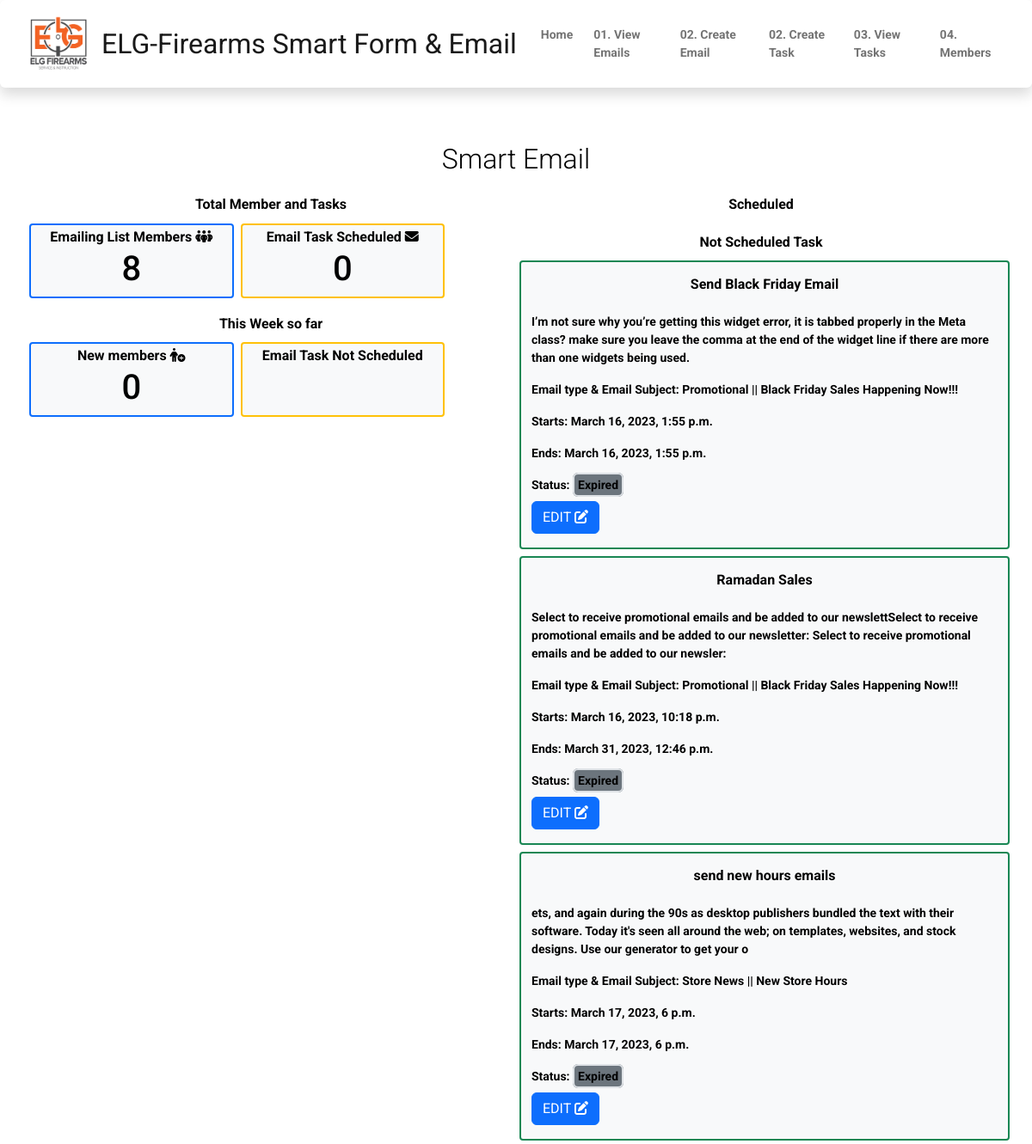
The app's page /master/stop_task/29 with its own data.
### smart_emailApp/models.py (models this page shows, shortened)
class EmailTask(models.Model):
    task_type = (
        ('Once', 'Once'),
        ('Daily', 'Daily'),
        ('Weekly', 'Weekly'),
        ('Monthly', 'Monthly'),
    )
    task_status = (
        ('Scheduled', 'Scheduled'),
        ('STOPPED', 'STOPPED'),
        ('Not Scheduled', 'Not Scheduled'),
        ('Expired', 'Expired'),
    )
    priority_level = (
        ('Low', 'Low'),
        ('Medium', 'Medium'),
        ('High', 'High'),
    )
    task_name = models.CharField(max_length=200)
    task_occurence = models.CharField(max_length=50, choices=task_type, null=True, blank=True)
    task_description = models.TextField(max_length=200)
    recipients = models.CharField(max_length=1000)
    sender = models.EmailField()
    emailToSend = models.ForeignKey(Emails, on_delete=models.CASCADE, null=True, blank=True)
    created_at = models.DateTimeField(auto_now_add=True)
    date_from = models.DateTimeField()
    date_to_sending = models.DateTimeField()
    status = models.CharField(max_length=50, choices=task_status, null=True, blank=True)
    priority = models.CharField(max_length=50, choices=priority_level, null=True, blank=True)
    error_message = models.TextField(null=True, blank=True)
    updated_at = models.DateField(auto_now=True, null=True, blank=True)

class Emails(models.Model):
    email_type = (
        ('Promotional', 'Promotional'),
        ('Store News', 'Store News'),
        ('Seasonal Sales', 'Seasonal Sales'),
    )
    subject = models.CharField(max_length=100)
    body = models.TextField(max_length=1000)
    emailtype = models.CharField(max_length=50, choices=email_type, null=True)
    product1_image = models.ImageField(upload_to="email_imageAttachment/", null=True, blank=True, default=None)
    product1_name = models.CharField(max_length=60, null=True, blank=True)
    product1_description = models.CharField(max_length=200, null=True, blank=True)
    product1_link = models.URLField(max_length=100, null=True, blank=True)
    product2_image = models.ImageField(upload_to="email_imageAttachment/", null=True, blank=True, default=None)
    product2_name = models.CharField(max_length=60, null=True, blank=True)
    product2_description = models.CharField(max_length=200, null=True, blank=True)
    product2_link = models.URLField(max_length=100, null=True, blank=True)
    product3_image = models.ImageField(upload_to="email_imageAttachment/", null=True, blank=True, default=None)
    product3_name = models.CharField(max_length=60, null=True, blank=True)
    product3_description = models.CharField(max_length=200, null=True, blank=True)
    product3_link = models.URLField(max_length=100, null=True, blank=True)
    product4_image = models.ImageField(upload_to="email_imageAttachment/", null=True, blank=True, default=None)
    product4_name = models.CharField(max_length=60, null=True, blank=True)
    product4_description = models.CharField(max_length=200, null=True, blank=True)
    product4_link = models.URLField(max_length=100, null=True, blank=True)
    created_at = models.DateTimeField(auto_now_add=True)
    updated_at = models.DateField(auto_now=True, null=True, blank=True)
    def __str__(self):
        return f'{self.emailtype} || {self.subject}'

### smart_emailApp/views.py (the view)
# urls.py: path('stop_task/<int:id>', views.stop_task, name='stop_task'),
def stop_task(request, id):
    members_count = User.objects.count()
    today = datetime.today()
    thirty_days_ago = today - timedelta(days=7)
    last7days = User.objects.filter(created_at__gte=thirty_days_ago).count()
    numberOf_scheduled_tasks = EmailTask.objects.filter(status="Scheduled").count()
    only_scheduled_tasks = EmailTask.objects.filter(status="Scheduled")
    from django.db.models import Q
    not_scheduled_tasks = EmailTask.objects.filter(Q(status='Not Scheduled') | Q(status='Expired'))
    context = {
        "members_count": members_count,
        "last7days": last7days,
        "numberOf_scheduled_tasks": numberOf_scheduled_tasks,
        'only_scheduled_tasks': only_scheduled_tasks,
        'not_scheduled_tasks': not_scheduled_tasks
    }
    EmailTask.objects.filter(id=id).update(status="STOPPED")
    return render(request, 'smartemail/master_home.html', context)

### templates/smartemail/master_home.html (shortened to what this page needs)
{% extends "nav.html" %}
{% load static %}
{% block navbar %}
    <div class="container">
        <div class="row text-black">
            <h4 class="text-center p-3 lead fs-2"> Smart Email </h4>
            <div class="col-6">
                <div class="row mb-2">
                    <h6 class="text-center fw-bold"> Total Member and Tasks  </h6>
                    <div class="col-5 bg-light m-1 border border-primary border-2  rounded-1">
                        <h6 class="text-center m-1 fw-bold"> Emailing List Members <i class="fa-solid fa-people-group"></i></h6>
                        <h1 class="text-black text-center">{{ members_count }}</h1>
                    </div>
                    <div class="col-5 bg-light m-1 border border-warning border-2  rounded-1">
                        <h6 class="text-center m-1 fw-bold"> Email Task Scheduled <i class="fa-solid fa-envelope"></i> </h6>
                        <h1 class="text-black text-center">{{ numberOf_scheduled_tasks }}</h1>
                    </div>
                </div>
                <div class="row mt-3">
                    <h6 class="text-center fw-bold"> This Week so far </h6>
                    <div class="col-5 bg-light m-1 border border-primary border-2  rounded-1">
                        <h6 class="text-center m-1 fw-bold"> New members <i class="fa-solid fa-person-circle-plus"></i> </h6>
                        <h1 class="text-black text-center">{{ last7days }}</h1>
                    </div>
                    <div class="col-5 bg-light m-1 border border-warning border-2  rounded-1">
                        <h6 class="text-center m-1 fw-bold"> Email Task Not Scheduled</h6>
                    </div>
                </div>
            </div>
            <div class="col-6">
                <div class="row mb-3">
                    <h6 class="text-center fw-bold">Scheduled </h6>
                </div>
                <div class="row mt-3">
                    <h6 class="text-center fw-bold"> Not Scheduled Task  </h6>
                    {% for task in not_scheduled_tasks %}
                        <div class="col-12 bg-light m-1 border border-success border-2 rounded-1 text-black ">
                            <h6 class="text-center fw-bolder p-3"> {{ task.task_name}} </h6>
                            <p class="fw-bold">
                                {{ task.task_description }}
                            </p>
                            <p class="fw-bold"> Email type & Email Subject:  <span class="text-black">  {{ task.emailToSend }}</span></p>
                            <p class="fw-bold"> Starts:<span class="text-black">  {{ task.date_from }}</span> </p>
                            <p  class="fw-bold"> Ends:<span class="text-black">   {{ task.date_to_sending }}</span> </p>
                            <div class="pb-2 fw-bold">Status: <span class="p-1 fw-bold bg-secondary border rounded">{{ task.status }}</span></div>
                            <a class="btn btn-primary mb-3" href="{% url 'edit_task' task.id  %}"> EDIT  <i class="fa-solid fa-pen-to-square"></i></a>
                        </div>
                    {% endfor %}
                </div>
            </div>
        </div>
    </div>
{% endblock %}

### static/css/base.css (style rules this page uses)
body, .navbar, .dropdown-menu { background-color: white !important; font-family: 'Roboto'; font-size: 14px; }

### records on screen
EmailTask: task_name "Send Black Friday Email", task_description "I’m not sure why you’re getting this widget error, it is tabbed properly in the Meta class? make sure you leave the comma at the end of the widget line if there are more than one widgets being used.", emailToSend "Promotional || Black Friday Sales Happening Now!!!", date_from "March 16, 2023, 1:55 p.m.", date_to_sending "March 16, 2023, 1:55 p.m.", status "Expired"
EmailTask: task_name "Ramadan Sales", task_description "Select to receive promotional emails and be added to our newslettSelect to receive promotional emails and be added to our newsletter: Select to receive promotional emails and be added to our newsler:", emailToSend "Promotional || Black Friday Sales Happening Now!!!", date_from "March 16, 2023, 10:18 p.m.", date_to_sending "March 31, 2023, 12:46 p.m.", status "Expired"
EmailTask: task_name "send new hours emails", task_description "ets, and again during the 90s as desktop publishers bundled the text with their software. Today it's seen all around the web; on templates, websites, and stock designs. Use our generator to get your o", emailToSend "Store News || New Store Hours", date_from "March 17, 2023, 6 p.m.", date_to_sending "March 17, 2023, 6 p.m.", status "Expired"

### other values on screen
{{ members_count }} "8"
{{ numberOf_scheduled_tasks }} "0"
{{ last7days }} "0"
